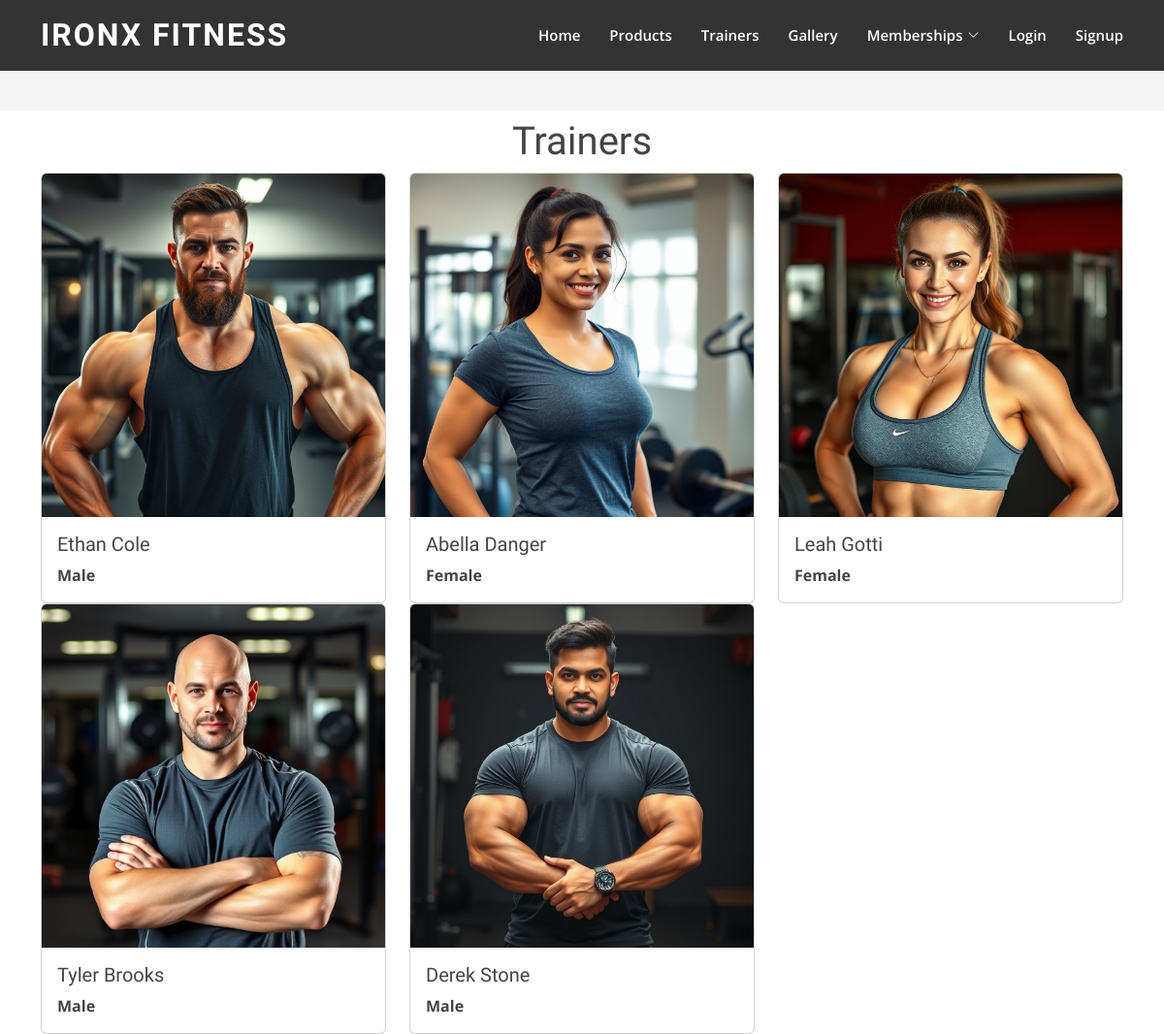
The app's page /trainer/ with its own data.
### authapp/models.py (models this page shows, shortened)
class Trainer(models.Model):
    name = models.CharField(max_length=55)
    gender = models.CharField(max_length=25)
    email = models.EmailField(max_length=25)
    img = models.ImageField(upload_to='trainers')
    timeStamp = models.DateTimeField(auto_now_add=True, blank=True, null=True)

### authapp/views.py (the view)
# urls.py: path('trainer/',views.trainer,name="trainer"),
def trainer(request):
    posts=Trainer.objects.all()
    context={"posts":posts}
    return render(request,"trainer.html",context)

### templates/trainer.html (shortened to what this page needs)
{% extends 'base.html' %}
{% block content %}
<div class="container mt-2">
  <Center>
    <h1>Trainers</h1>
  </Center>
  <div class="row">
    {% for post in posts %}
    <div class="col-md-4">
      <div class="card">
        <img src="{{post.img.url}}" class="card-img-top" alt="...">
        <div class="card-body">
          <h5 class="card-title">{{post.name}}</h5>
          <p class="card-text"> <b>{{post.gender}} </b></p>
        </div>
      </div>
    </div>
    {% endfor %}
    <br>
    <br>
  </div>
</div>
{% endblock content %}

### static/assets/css/style.css (style rules this page uses)
body { font-family: "Open Sans", sans-serif; color: #444444; }
h1, h2, h3, h4, h5, h6 { font-family: "Raleway", sans-serif; }

### records on screen
Trainer: img (picture), name "Ethan Cole", gender "Male"
Trainer: img (picture), name "Abella Danger", gender "Female"
Trainer: img (picture), name "Leah Gotti", gender "Female"
Trainer: img (picture), name "Tyler Brooks", gender "Male"
Trainer: img (picture), name "Derek Stone", gender "Male"
